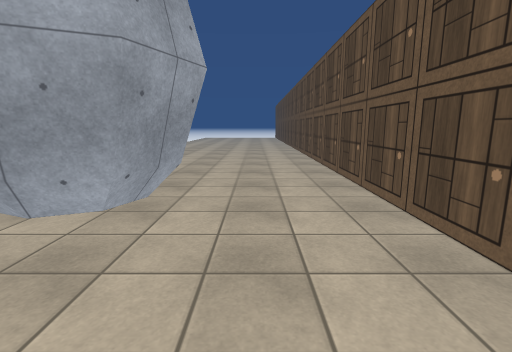
View 1 (above)

24 first-person views from a walk through a 3-D level made in the Unity game engine. The camera is 1.4 m above the floor, tilts 10° down and sees 85° across. The floor is counted in squares, 1 m on a side. Each view is taken from the middle of a square. On the plan, view 1 faces up. The plan holds only what a view shows up to about 14 squares ahead; the rest is blank. The place goes on beyond the plan. The player is left out. Surface patterns are stand-ins for the level's own textures.

View 2
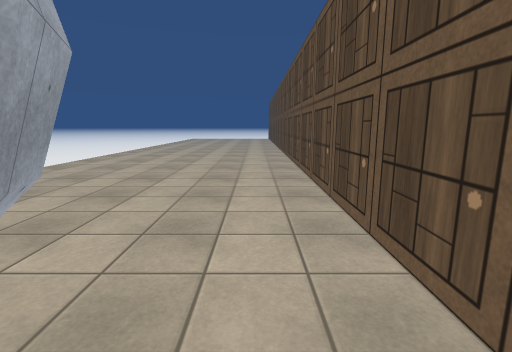

View 3
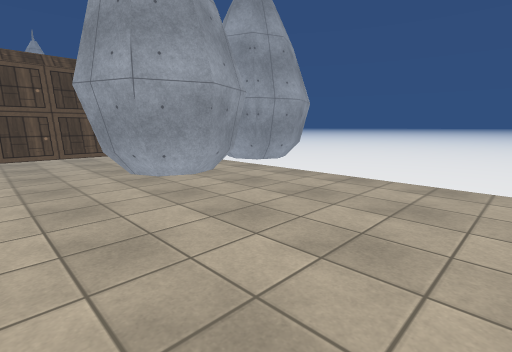

View 4
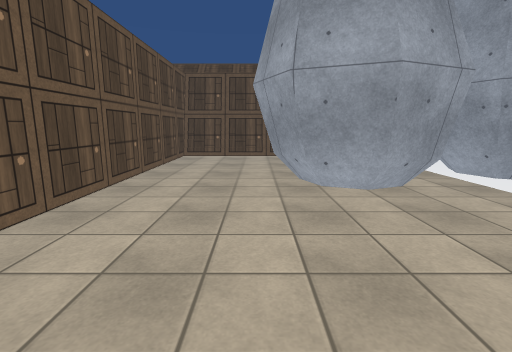

View 5
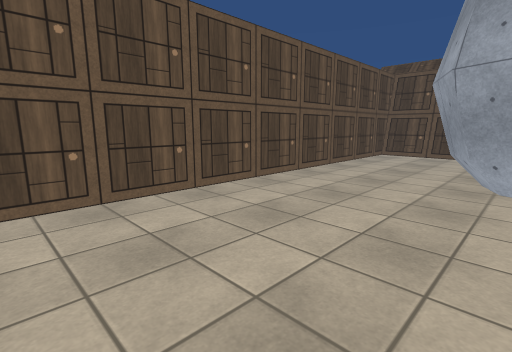

View 6
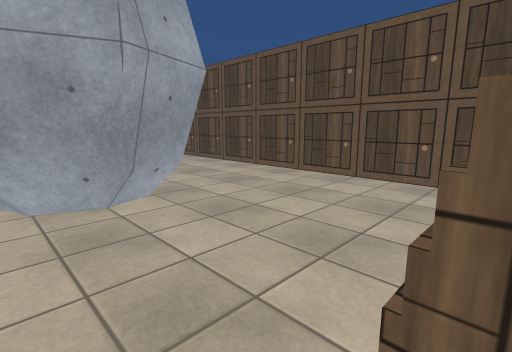

View 7
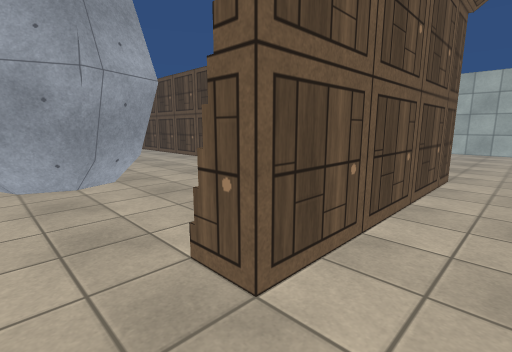

View 8
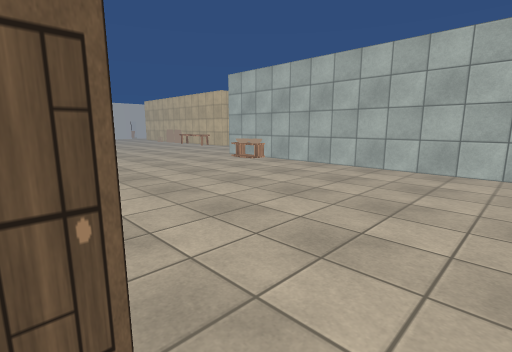

View 9
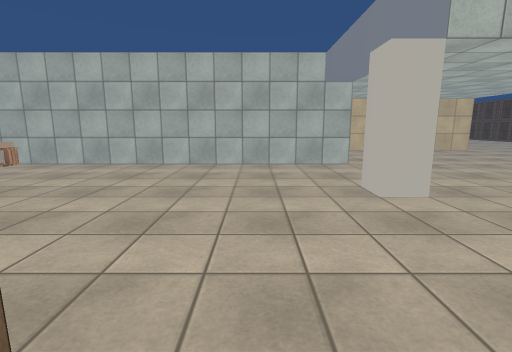

View 10
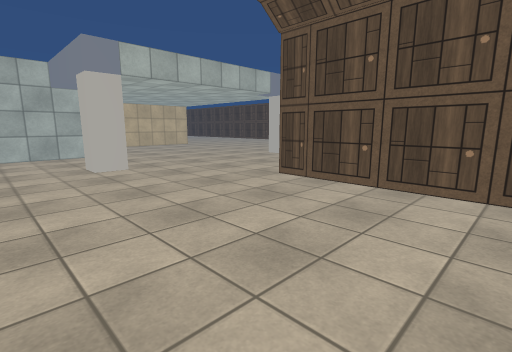

View 11
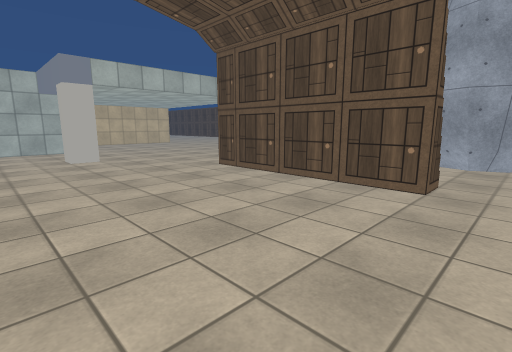

View 12
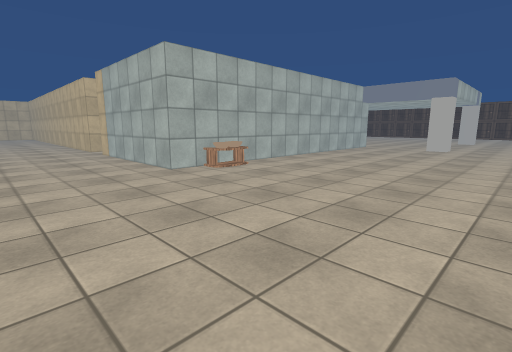

View 13
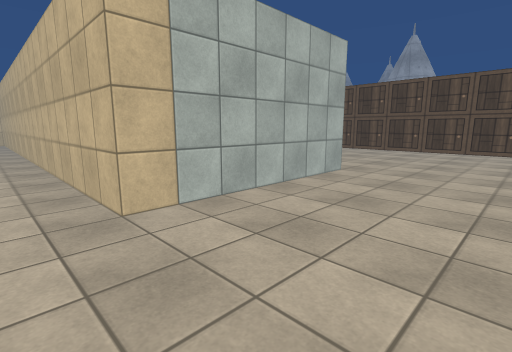

View 14
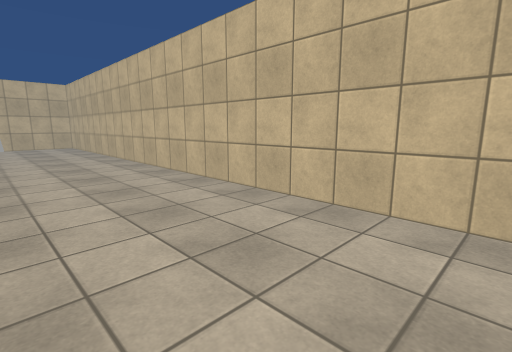

View 15
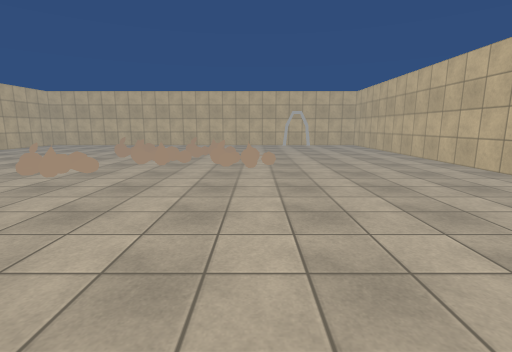

View 16
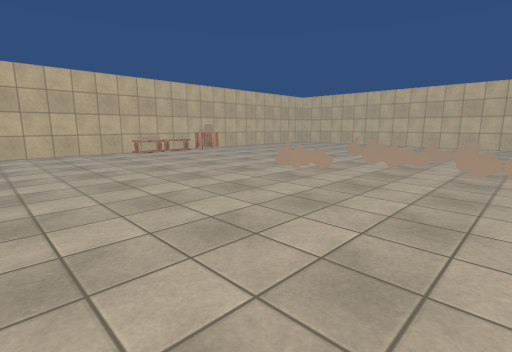

View 17
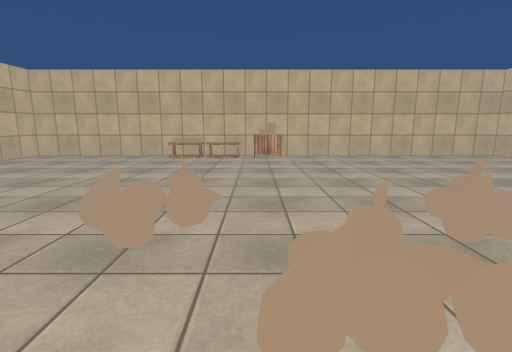

View 18
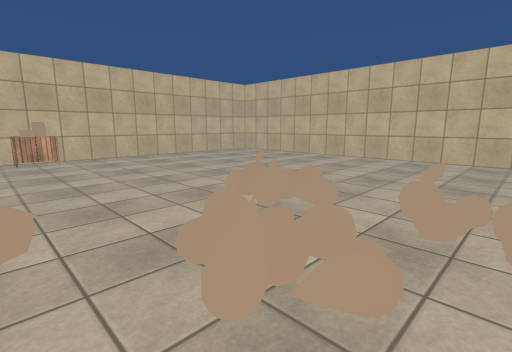

View 19
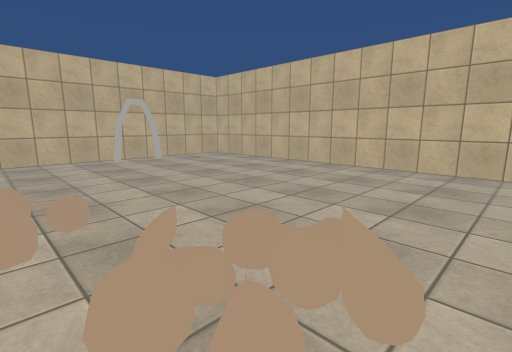

View 20
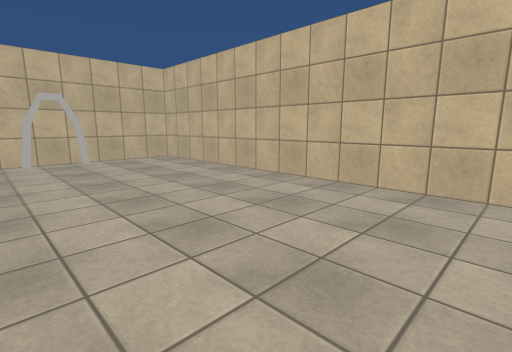

View 21
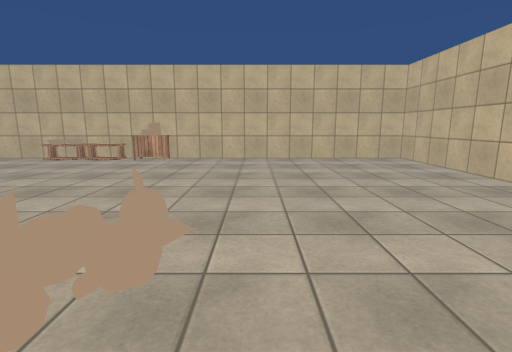

View 22
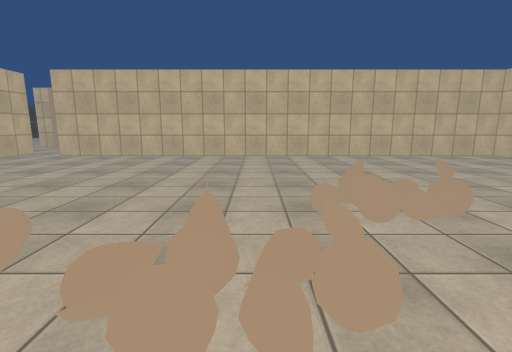

View 23
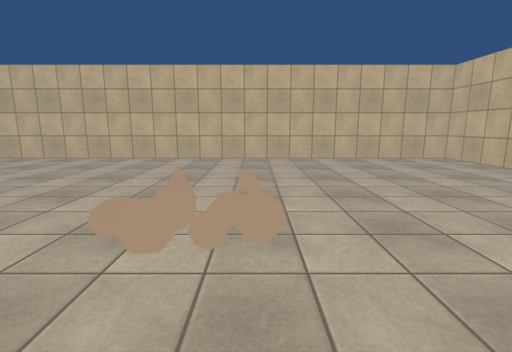

View 24
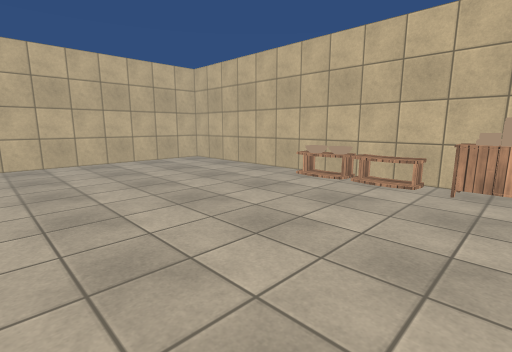

### Floor plan
Points are (right, up) in squares from view 1. A wall is a line through its corners. A room is listed if a view was taken in it or the views show most of it. See-through windows are left out.
Room 1 (views 1, 2, 3, 4, 5, 6)
walls: (-3.4, 7.6) (-2.1, 7) (-1.4, 5.5) (-2, 4.2); (-1.9, 4.1) (-3.5, 3.4); (-1.9, 3.9) (-3.3, 3.3); (-5.1, 7.1) (-3.5, 7.8) (-1.9, 7.1) (-1.3, 5.5) (-1.8, 4.3); (-3.7, 3.5) (-5, 4); (-3.9, 3.4) (-4.8, 3.7); (-3, -0.8) (2.5, -0.8) (2.5, 14.5); (-3.5, -1.5) (-3.5, -0.6) (2.5, -0.6)
low walls: (-2.2, 6.8) (-1.7, 5.5); (-2, 5.5) (-2.4, 4.3); (-3.5, 7.1) (-2.3, 6.6); (-1.8, 4.3) (-3.9, 3.4); (-2.2, 4.3) (-3.5, 3.8) (-4.6, 4.3); (-4.8, 6.7) (-3.4, 7.3) (-2.4, 6.9) (-1.8, 5.3) (-2.3, 4.1); (-5.1, 6.9) (-3.4, 7.6); (-3.7, 3.7) (-4.9, 4.2)
ways out: opening at (-4.5, -1) to room 2
Room 2 (views 7, 8, 9, 10, 11, 12, 13)
walls: (12.5, -6.6) (12.5, 8.5) (19.5, 8.5); (7.5, -6.6) (7.5, -5.5) (8.5, -5.5); (3.6, -1.5) (-3.5, -1.5); (3.5, 12.2) (3.5, 10.4); (-3.5, -10.4) (-3.5, -9.5) (3.5, -9.5)
ways out: opening at (-4.5, -1) to room 1; opening at (20.5, 8) to room 3; opening at (-4.5, -10)
objects: other object (12, 6); other object (12, 7)
Room 3 (views 14, 15, 16, 17, 18, 19, 20, 21, 22, 23, 24)
walls: (19.5, 8.5) (19.5, -14.5) (20.1, -14.5); (42.5, -14.5) (42.5, 7.5) (21.5, 7.5)
ways out: opening at (20.5, 8) to room 2
objects: other object (27, -4) to (28, -3); other object (29, -7) to (30, -6); other object (30, -5) to (32, -3); other object (32, -7) to (34, -6); other object (33, -2) to (34, -1); other object (42, -4) to (42, -3); shelf (42, -2) to (42, -1); bowl (42, 0); shelf (42, 1)

Where each view was taken, in squares from view 1:
view 1: 0 up, 0 right, facing up
view 2: 3 up, 1 right, facing up
view 3: 14 up, 1 right, facing down-left
view 4: 13 up, 1 left, facing down
view 5: 14 up, 3 left, facing down-right
view 6: 1 down, 5 left, facing up-right
view 7: 3 down, 5 left, facing up-right
view 8: 3 down, 3 right, facing up-right
view 9: 3 down, 2 right, facing right
view 10: 3 down, 2 left, facing down-right
view 11: 3 down, 5 left, facing down-right
view 12: 13 up, 4 right, facing down-right
view 13: 13 up, 21 right, facing down-left
view 14: 7 up, 24 right, facing down-left
view 15: 7 up, 27 right, facing down
view 16: 7 up, 27 right, facing down-right
view 17: 3 down, 29 right, facing right
view 18: 2 down, 29 right, facing down-right
view 19: 2 down, 29 right, facing down-left
view 20: 2 down, 26 right, facing down-left
view 21: 8 down, 30 right, facing right
view 22: 6 down, 31 right, facing up
view 23: 5 down, 34 right, facing up
view 24: 4 down, 35 right, facing up-right
